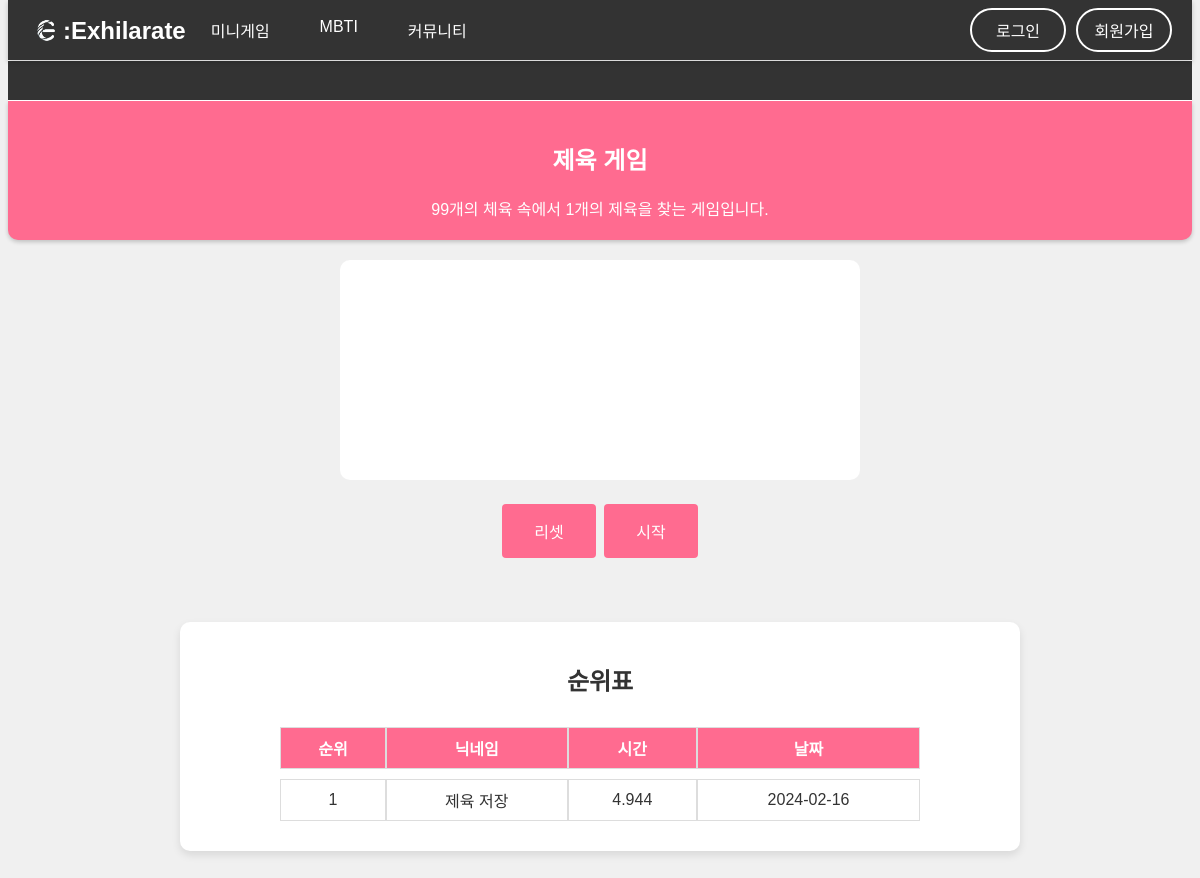
Page /games/find on the committed database.
### tables this page shows
CREATE TABLE menu_info (
            id INTEGER PRIMARY KEY AUTOINCREMENT,
            menu TEXT NOT NULL,
            image TEXT NOT NULL,
            name TEXT NOT NULL,
            url TEXT NOT NULL,
            description TEXT NOT NULL,
            state INTEGER NOT NULL
        );

CREATE TABLE game_records (
            id INTEGER PRIMARY KEY AUTOINCREMENT,
            ip TEXT NOT NULL,
            gametype INTEGER NOT NULL,
            nickname TEXT NOT NULL,
            time REAL NOT NULL,
            date TEXT NOT NULL,
            FOREIGN KEY (gametype) REFERENCES menu_info(id)
        );

### app.py (the view)
@app.route('/games/<game_name>')
def game(game_name):
    db = get_db()
    cur = db.cursor()
    cur.execute("SELECT id, name, url, description, state FROM menu_info WHERE url = ?", (game_name,))
    menu_info = cur.fetchone()
    if menu_info:
        menu_id, game_name, game_url, game_description, game_state = menu_info
        if game_state == 1:
            cur.execute("SELECT nickname, time, date FROM game_records WHERE gametype = ? ORDER BY time ASC", (menu_id,))
            records = cur.fetchall()
            ranked_records = [(index + 1, record['nickname'], record['time'], record['date']) for index, record in enumerate(records)]
            return render_template(f'{game_url}.html', records=ranked_records, game_id=menu_id, game_name=game_name, game_description=game_description)
        elif game_state == 2:
            flash(f'해당 게임은 준비 중입니다.')
            return redirect(url_for('games'))
    else:
        flash('해당 게임 정보를 찾을 수 없습니다.')
        return redirect(url_for('games'))

### app.py (called while the page is built)
def get_db():
    if 'db' not in g:
        g.db = sqlite3.connect(DATABASE_FILE)
        g.db.row_factory = sqlite3.Row
    return g.db

@app.context_processor
def inject_menus():
    db = get_db()
    all_menus = db.execute("SELECT id, name, url, menu, description FROM menu_info ORDER BY id ASC").fetchall()
    mbti_menus = db.execute("SELECT id, name, url, image, color, description FROM mbti_info ORDER BY id ASC").fetchall()
    games = [item for item in all_menus if item['menu'] == 'game']
    communities = [item for item in all_menus if item['menu'] == 'community']
    mbtis = mbti_menus
    path = request.path
    if path.startswith('/games'):
        message = '미니 게임은 하루 최대 5번 저장이 가능합니다. (24:00 초기화)'
    elif path.startswith('/mbti'):
        message = '여러가지 테마의 MBTI 테스트를 경험하세요!'
    else:
        message = 'EXHILARATE: …의 기분을 들뜨게 하다, 기분을 좋게 하다'
    return {'games': games, 'communities': communities, 'mbtis': mbtis, 'custom_message': message}

### templates/find.html (shortened to what this page needs)
{% extends 'base.html' %}
{% block content %}
    <link rel="stylesheet" type="text/css" href="{{ url_for('static', filename='css/games/find.css') }}">
    <div id="game-board" class="game-board"></div>
    <button id="reset-button">리셋</button>
    <button id="start-button">시작</button>
{% endblock %}

### templates/base.html (shortened to what this page needs)
<!DOCTYPE html>
<html>
<head>
    <link rel="stylesheet" type="text/css" href="{{ url_for('static', filename='css/base.css') }}">
</head>
{% set excluded_paths = ['/', '/games', '/games/roulette', '/communities', '/mbti', '/mbti/company', '/mbti/animal', '/result' ] %}
<body>
    <nav>
        <div class="logo">
            <a href="/">
                <img class="header-image" src="{{ url_for('static', filename='images/logo.png') }}" alt="로고">
                <span>:Exhilarate</span>
            </a>
        </div>
        <div class="nav-content">
            <ul class="main-menu">
                <li class="dropdown">
                    <a href="/games">미니게임</a>
                </li>
                <li class="dropdown">
                    <a href="/mbti">MBTI</a>
                </li>
                <li class="dropdown">
                    <a href="/community">커뮤니티</a>
                </li>
            </ul>
            <div class="auth-buttons">
                <a href="#" class="login-btn">로그인</a>
                <a href="#" class="register-btn">회원가입</a>
            </div>
        </div>
    </nav>
    <div class="moving-text" data-content="{{ custom_message }}"></div>
    {% if '/mbti' in request.path %}
    <div id="header">
        <h2>{{ mbti_name }}</h2>
        <div id="mbti-name" style="display: none;">{{ mbti_name }}</div>
        <span>{{ mbti_description }}</span>
    </div>
    {% else %}
    <div id="header">
        <h2>{{ game_name }}</h2>
        <span>{{ game_description }}</span>
    </div>
    {% endif %}
    {% block content %}{% endblock %}
    {% if request.path not in excluded_paths %}
    <div class="rank">
        <h2>순위표</h2>
        <table>
            <tr>
                <th>순위</th>
                <th>닉네임</th>
                <th>시간</th>
                <th>날짜</th>
            </tr>
            {% for record in records %}
            <tr>
                <td>{{ record[0] }}</td>
                <td>{{ record[1] }}</td>
                <td>{{ record[2] }}</td>
                <td>{{ record[3] }}</td>
            </tr>
            {% endfor %}
        </table>
    </div>
    {% endif %}
</body>
</html>

### static/css/base.css (style rules this page uses)
body { font-family: 'Noto Sans KR', sans-serif; background-color: #f0f0f0; color: #333; text-align: center; padding-bottom: 80px; margin-top: 60px; }
#header { color: white; font-family: 'omyu_pretty', sans-serif; padding: 20px; box-shadow: 0 2px 4px rgba(0, 0, 0, 0.2); border-bottom-left-radius: 10px; border-bottom-right-radius: 10px; }
.moving-text { width: 100%; position: relative; overflow: hidden; white-space: nowrap; box-sizing: border-box; color: #FFF; font-size: 1.5rem; font-family: 'GangwonEduSaeeum_OTFMediumA', sans-serif; background-color: #333333; text-shadow: 2px 2px 4px #000000; border-top: 1px solid; border-bottom: 1px solid; padding-top: 4px; animation: border-flicker 1s infinite alternate; }
.moving-text::after { content: var(--content); display: inline-block; padding-left: 100%; animation: move 15s linear infinite; }
.logo { display: flex; align-items: center; }
.logo a { display: flex; align-items: center; text-decoration: none; }
.logo img { max-height: 35px; }
.logo span { font-size: 24px; line-height: 35px; color: white; font-weight: bold; font-family: 'DAEAM_LEE_TAE_JOON', sans-serif; }
button { border: none; color: white; padding: 15px 32px; text-align: center; text-decoration: none; display: inline-block; font-size: 16px; margin: 4px 2px; cursor: pointer; border-radius: 4px; transition: background-color 0.3s; }
.nav-content { display: flex; justify-content: space-between; align-items: center; width: 100%; }
nav { position: fixed; top: 0; left: 0; right: 0; display: flex; justify-content: space-between; align-items: center; padding: 0 20px; background-color: #333333; box-shadow: 0 2px 5px rgba(0, 0, 0, 0.2); z-index: 1000; height: 60px; margin: 0 8px; }
nav ul { list-style: none; padding: 0; margin: 0; display: flex; justify-content: center; }
nav ul li { margin: 0 10px; }
nav ul li a { text-decoration: none; color: #FFFFFF; padding: 20px 15px; }
.dropdown { position: relative; display: inline-block; }
.auth-buttons { display: flex; align-items: center; }
.auth-buttons a { margin-left: 10px; padding: 8px 16px; text-decoration: none; color: #FFFFFF; background-color: transparent; border: 2px solid #FFFFFF; border-radius: 25px; transition: all 0.3s ease; position: relative; overflow: hidden; min-width: 60px; }
.auth-buttons a::before { content: ''; position: absolute; top: 50%; left: 50%; width: 300%; height: 300%; background-color: #FFFFFF; transition: all 0.5s ease; display: block; transform: translate(-50%, -50%) scale(0); border-radius: 30%; opacity: 0.6; z-index: 0; }
.rank { background-color: #fff; border-radius: 10px; box-shadow: 0 4px 8px rgba(0, 0, 0, 0.1); padding: 20px; margin-top: 20px; max-width: 800px; margin: 40px auto; }
table { width: 80%; margin: auto; border-collapse: separate; border-spacing: 0 10px; }
th { color: white; }
th, td { border: 1px solid #ddd; padding: 8px; text-align: center; }

### static/css/games/find.css (style rules this page uses)
#header, th, button { background-color: #ff6b90; }
.game-board { display: flex; justify-content: center; align-items: center; height: 200px; padding: 10px; margin: auto; margin-top: 20px; margin-bottom: 20px; background-color: #fff; border-radius: 10px; max-width: 500px; }

### rows in the picture
menu_info: name "제육 게임", description "99개의 체육 속에서 1개의 제육을 찾는 게임입니다."
game_records: record "1", nickname "제육 저장", time "4.944", date "2024-02-16"
